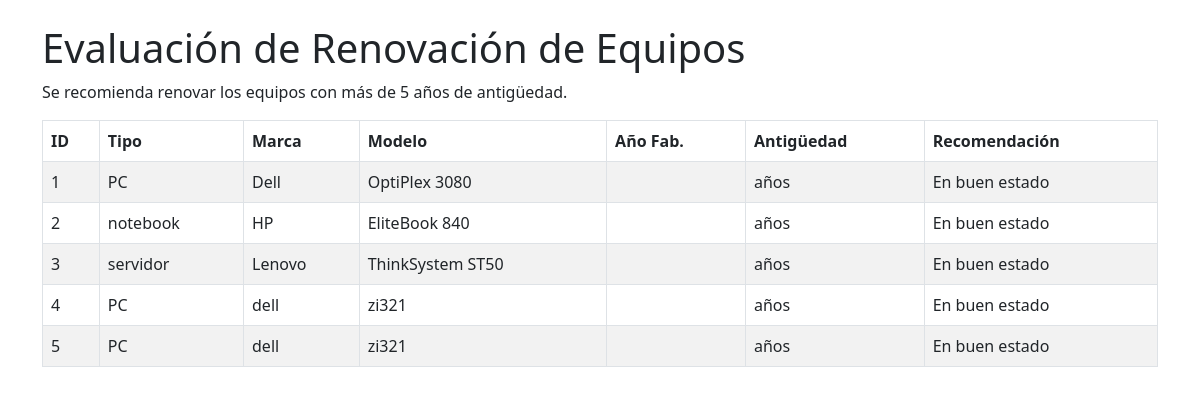
/evaluacion_renovacion.php, run on the app's committed database.
### tables this page shows
CREATE TABLE `equipos` (
  `id` int(11) NOT NULL,
  `tipo` enum('PC','notebook','servidor') NOT NULL,
  `marca` varchar(100) NOT NULL,
  `modelo` varchar(100) NOT NULL,
  `procesador` varchar(100) NOT NULL,
  `ram_gb` int(11) NOT NULL,
  `almacenamiento_gb` int(11) NOT NULL,
  `sistema_operativo` varchar(100) NOT NULL,
  `anio_fabricacion` int(11) DEFAULT NULL,
  `empleado_id` int(11) DEFAULT NULL
);

### evaluacion_renovacion.php (the view, shortened to what this page needs)
<?php
$conexion = new mysqli("localhost", "root", "", "sistema_it");
$anio_actual = date("Y");
$resultado = $conexion->query("SELECT *, ($anio_actual - anio_fabricacion) AS antiguedad FROM equipos");
?>
<!DOCTYPE html>
<html lang="es">
<head>
    <link href="https://cdn.jsdelivr.net/npm/bootstrap@5.3.0/dist/css/bootstrap.min.css" rel="stylesheet">
</head>
<body>
<div class="container py-4">
    <h1>Evaluación de Renovación de Equipos</h1>
    <p>Se recomienda renovar los equipos con más de 5 años de antigüedad.</p>
    <table class="table table-bordered table-striped">
        <thead>
            <tr>
                <th>ID</th><th>Tipo</th><th>Marca</th><th>Modelo</th><th>Año Fab.</th><th>Antigüedad</th><th>Recomendación</th>
            </tr>
        </thead>
        <tbody>
            <?php while($fila = $resultado->fetch_assoc()): ?>
            <tr class="<?= ($fila['antiguedad'] >= 5) ? 'table-danger' : '' ?>">
                <td><?= $fila['id'] ?></td>
                <td><?= $fila['tipo'] ?></td>
                <td><?= $fila['marca'] ?></td>
                <td><?= $fila['modelo'] ?></td>
                <td><?= $fila['anio_fabricacion'] ?></td>
                <td><?= $fila['antiguedad'] ?> años</td>
                <td><?= ($fila['antiguedad'] >= 5) ? 'Recomendado renovar' : 'En buen estado' ?></td>
            </tr>
            <?php endwhile; ?>
        </tbody>
    </table>
</div>
</body>
</html>

### data on the page
equipos: id "1", tipo "PC", marca "Dell", modelo "OptiPlex 3080"
equipos: id "2", tipo "notebook", marca "HP", modelo "EliteBook 840"
equipos: id "3", tipo "servidor", marca "Lenovo", modelo "ThinkSystem ST50"
equipos: id "4", tipo "PC", marca "dell", modelo "zi321"
equipos: id "5", tipo "PC", marca "dell", modelo "zi321"
